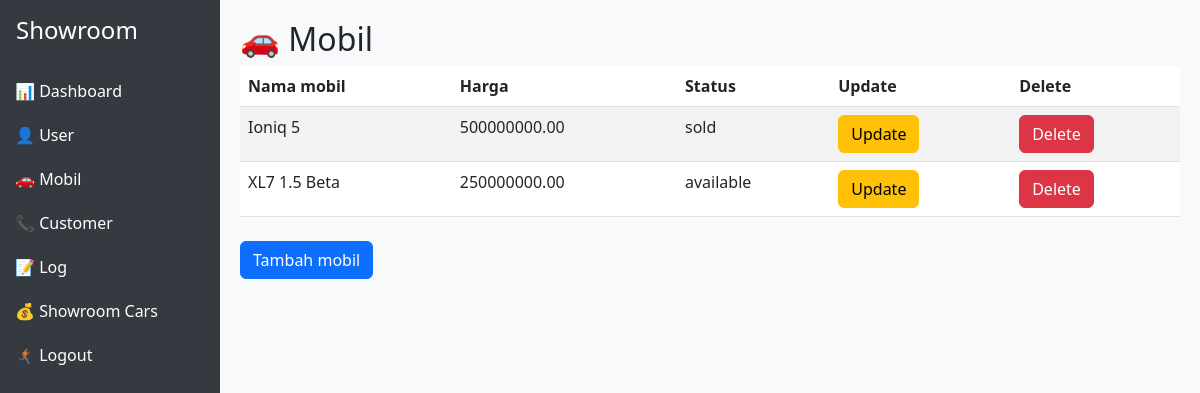
The page /dashboard/car_list/ (signed in) on the database as committed earlier.
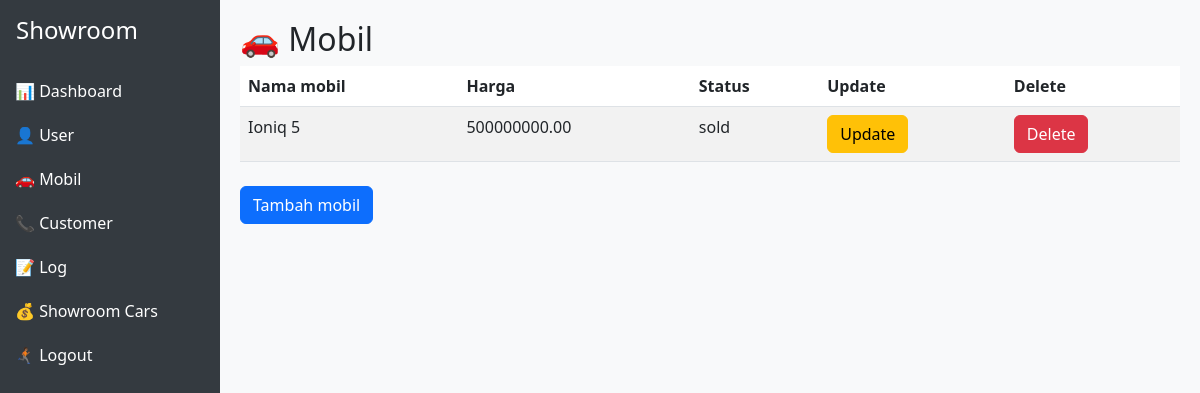
The same page on the database as committed later.
### cars/models.py (models this page shows, shortened)
class Cars(models.Model):
    id = models.AutoField(primary_key=True)
    nama = models.CharField(max_length=100)
    harga = models.DecimalField(max_digits=12, decimal_places=2)
    merek = models.CharField(max_length=50)
    model = models.CharField(max_length=50)
    tahun = models.IntegerField()
    kilometer = models.IntegerField()
    transmisi = models.CharField(max_length=20, choices=[('auto','Otomatis'), ('manual', 'Manual')])
    jenis_bahan_bakar = models.CharField(max_length=20, choices=[('bensin','Bensin'), ('diesel', 'Diesel'), ('elektrik', 'Elektrik')])
    mesin = models.CharField(max_length=50)
    tempat_duduk = models.IntegerField()
    deskripsi = models.TextField()
    gambar = models.ImageField(upload_to='cars/images/',blank=True, null=True)
    status = models.CharField(max_length=20,
                              choices=[('available','Available'),('sold','Sold'),('booked','Booked')],default='available')

### cars/views.py (the view)
    def wrapper(request, *args, **kwargs):
        if request.user.is_authenticated and (request.user.is_superuser or request.user.role in ["admin"]):
            return view_func(request, *args, **kwargs)
        return redirect("carList")

### cars/views.py (called while the page is built)
def admin_required(view_func):
    def wrapper(request, *args, **kwargs):
        if request.user.is_authenticated and (request.user.is_superuser or request.user.role in ["admin"]):
            return view_func(request, *args, **kwargs)
        return redirect("carList")
    return wrapper

@admin_required
def dashboard_car_list(request):
    context = {
        'cars' : Cars.objects.all()
    }
    return render(request,'cars/dashboard/car_list.html',context)

### cars/templates/cars/dashboard/car_list.html
{% extends "base.html" %}
{% block content %}
<h2>🚗 Mobil</h2>
<table class="table table-striped">
  <thead>
    <tr>
      <th>Nama mobil</th>
      <th>Harga</th>
      <th>Status</th>
      <th>Update</th>
      <th>Delete</th>
    </tr>
  </thead>
  <tbody>
    {% for car in cars %}
    <tr>
      <td>{{ car.nama }}</td>
      <td>{{ car.harga }}</td>
      <td> {{ car.status }}</td>
      <td><a href="{% url 'update_car' car.id %}" class="btn btn-warning">Update</td>
      <td><a href="{% url 'delete_car' car.id %}" class="btn btn-danger">Delete</td>
    </tr>
    {% endfor %}
  </tbody>
</table>
<a href="{% url 'create_car'%}" class="btn btn-primary mt-2">Tambah mobil</a>
{% endblock content %}

Rows that differ between the two databases and show on the page:
removed Cars: nama "XL7 1.5 Beta", harga "250000000.00", status "available"
